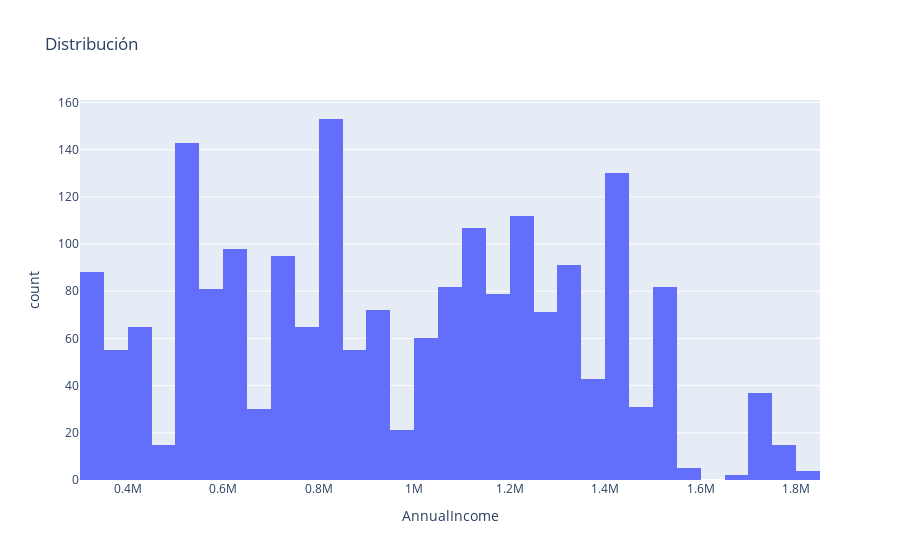

Notebook cell for this chart:
### Markdown cell above
#### b. Comportamiento de las variables de entrada y su relación con la variable de salida
##### Variable: AnnualIncome

Antes que nada analizaremos la distribución de los datos de la variable. Esto es importante ya que, como podemos ver en el histograma siguiente, la cantidad de clientes que ganan más de 1.5 millones de rupias son la minoría, por lo que no deberían tener tanto peso en el análisis con respecto a la cantidad de personas que adquieren el seguro o no.

### Code cell
# Graficamos la distribución de la variable de entrada.
px.histogram(dataset, x='AnnualIncome', title = 'Distribución')

### Figure 1 — Plotly figure (JSON) as saved in the notebook; plotly's stock layout.template omitted (floating-point values rounded to 4 significant figures; data arrays with more than 128 entries replaced by an {"elided": "..."} marker saying what was removed)
{"data": [{"alignmentgroup": "True", "bingroup": "x", "hovertemplate": "AnnualIncome=%{x}<br>count=%{y}<extra></extra>", "legendgroup": "", "marker": {"color": "#636efa", "pattern": {"shape": ""}}, "name": "", "offsetgroup": "", "orientation": "v", "showlegend": false, "type": "histogram", "x": {"elided": "1987 int values"}, "xaxis": "x", "yaxis": "y"}], "layout": {"barmode": "relative", "legend": {"tracegroupgap": 0}, "title": {"text": "Distribución"}, "xaxis": {"anchor": "y", "domain": [0, 1], "title": {"text": "AnnualIncome"}}, "yaxis": {"anchor": "x", "domain": [0, 1], "title": {"text": "count"}}}}
